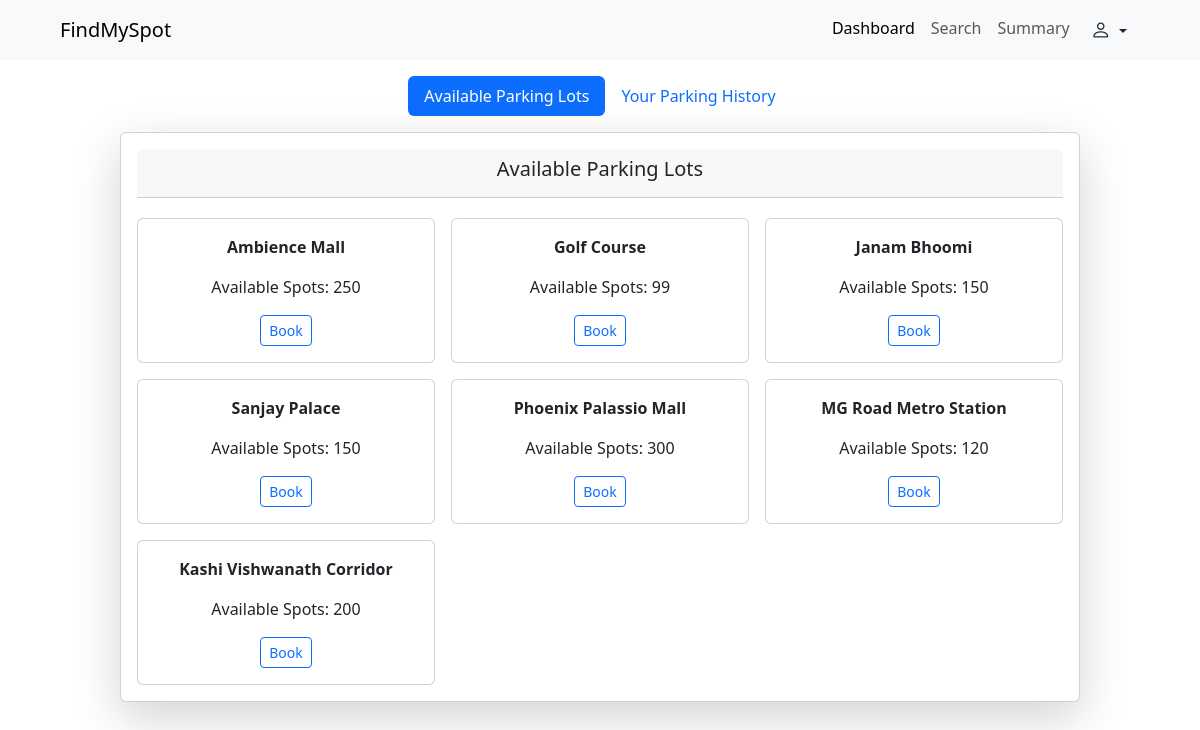
The page /user/dashboard (signed in) on the database its author committed.
### backend/models.py (models this page shows)
class ParkingLot(db.Model):
    __tablename__ = "Parking_Lot"
    id = db.Column(db.Integer , primary_key = True , autoincrement=True)
    prime_location_name = db.Column(db.String, nullable = False)
    price = db.Column(db.Integer, nullable = False) #####
    address = db.Column(db.String, nullable = False)
    city = db.Column(db.String , nullable = False)
    pin_code = db.Column(db.Integer, nullable = False)
    maximum_number_of_spots = db.Column(db.Integer, nullable = False)
    spots = db.relationship("ParkingSpot", backref = "Parking_Lot")
    reserved_parking_spot = db.relationship("ReservedParkingSpot" , backref="Parking_Lot")

### backend/routes.py (the view)
@app.route("/user/dashboard")
@login_required
def user_dash():
    all_par = db.session.query(ParkingLot).join(ParkingSpot).filter(ParkingSpot.status == 'A').distinct().all()
    booking_history = db.session.query(ReservedParkingSpot).filter_by(user_id=current_user.id).all()
    for booking in booking_history:
        if booking.leaving_timestamp != "Not yet left":
            start_time = datetime.strptime(booking.parking_timestamp, "%Y-%m-%d %H:%M:%S")
            end_time = datetime.strptime(booking.leaving_timestamp, "%Y-%m-%d %H:%M:%S")
            duration = end_time - start_time
            booking.duration = str(duration)  # This will be like '0:45:00' (HH:MM:SS)
        else:
            booking.duration = "Ongoing"
    return render_template("/user/dashboard.html", curr_user=current_user, all_par=all_par, booking_history = booking_history)

### app.py (called while the page is built)
def create_app():
    app = Flask(__name__)
    app.config["SQLALCHEMY_DATABASE_URI"] = "sqlite:///vehicle__app_db.sqlite3"
    app.config["SECRET_KEY"] = "thisismayankdhangar"
    db.init_app(app)
    api.init_app(app)
    login_manager = LoginManager(app)
    @login_manager.user_loader
    def load_user(email): #taking the id from cookies
        return db.session.query(User).filter_by(email = email).first() or db.session.query(Admin).filter_by(email = email).first()
    app.app_context().push()
    db.create_all()
    return app

### templates/user/dashboard.html (shortened to what this page needs)
<!doctype html>
<html lang="en">
<head>
    <link href="https://cdn.jsdelivr.net/npm/bootstrap@5.3.7/dist/css/bootstrap.min.css" rel="stylesheet"
>
    <link rel="stylesheet" href="https://cdn.jsdelivr.net/npm/bootstrap-icons@1.13.1/font/bootstrap-icons.min.css">
</head>
<body>
    <nav class="navbar sticky-top navbar-expand-lg bg-body-tertiary">
        <div class="container-fluid ms-5">
            <a class="navbar-brand" href="#">FindMySpot</a>
            <div class="collapse navbar-collapse" id="navbarSupportedContent">
                <ul class="navbar-nav ms-auto me-5">
                    <li class="nav-item">
                        <a class="nav-link active" aria-current="page" href="/user/dashboard">Dashboard</a>
                    </li>
                    <li class="nav-item">
                        <a class="nav-link" href="/user/search">Search</a>
                    </li>
                    <li class="nav-item">
                        <a class="nav-link" href="/user/summary">Summary</a>
                    </li>
                    <div class="dropdown">
                        <button class="btn dropdown-toggle" type="button" data-bs-toggle="dropdown"
                            aria-expanded="false">
                            <i class="bi bi-person fs-5"></i>
                        </button>
                    </div>
                </ul>
            </div>
        </div>
    </nav>
    <ul class="nav nav-pills mb-3 d-flex justify-content-center mt-3" id="pills-tab" role="tablist">
        <li class="nav-item" role="presentation">
            <button class="nav-link active" id="pills-home-tab" data-bs-toggle="pill" data-bs-target="#pills-home"
                type="button" role="tab" aria-controls="pills-home" aria-selected="true">Available Parking Lots</button>
        </li>
        <li class="nav-item" role="presentation">
            <button class="nav-link" id="pills-profile-tab" data-bs-toggle="pill" data-bs-target="#pills-profile"
                type="button" role="tab" aria-controls="pills-profile" aria-selected="false">Your Parking
                History</button>
        </li>
    </ul>
    <div class="tab-content" id="pills-tabContent">
        <div class="tab-pane fade show active" id="pills-home" role="tabpanel" aria-labelledby="pills-home-tab"
            tabindex="0">
            <div class="card shadow-lg mx-auto my-2" style="width:80%">
                <div class="card-body">
                    <div class="card-header d-flex align-items-center justify-content-center">
                        <h5 class="card-title">Available Parking Lots</h5>
                    </div>
                    <div class="row g-3 text-center mt-1">
                        {% for lot in all_par %}
                        <div class="col-4">
                            <div class="card">
                                <div class="card-body">
                                    <p><strong>{{ lot.prime_location_name }}</strong></p>
                                    <p>Available Spots: {{ lot.spots | selectattr('status', 'equalto', 'A') | list |
                                        length }}</p>
                                    <div class="btn-group btn-group-sm" role="group"
                                        aria-label="Basic outlined example">
                                        <button type="button" class="btn btn-outline-primary" data-bs-toggle="modal"
                                            data-bs-target="#bookParking-{{ lot.id }}">Book</button>
                                    </div>
                                </div>
                            </div>
                        </div>
                        {% endfor %}
                    </div>
                </div>
            </div>
        </div>
    </div>
</body>
</html>

### rows shown on the page
ParkingLot: prime_location_name "Ambience Mall", spots|selectattr "250"
ParkingLot: prime_location_name "Golf Course", spots|selectattr "99"
ParkingLot: prime_location_name "Janam Bhoomi", spots|selectattr "150"
ParkingLot: prime_location_name "Sanjay Palace", spots|selectattr "150"
ParkingLot: prime_location_name "Phoenix Palassio Mall", spots|selectattr "300"
ParkingLot: prime_location_name "MG Road Metro Station", spots|selectattr "120"
ParkingLot: prime_location_name "Kashi Vishwanath Corridor", spots|selectattr "200"
